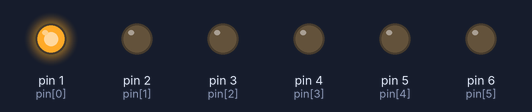
A sketch run on a simulated Arduino Uno, built with avr-gcc and run on an emulated ATmega328P. Parts: output pins drawn as LEDs (lit = HIGH).

Above: at 0.05 s.
At 0.55 s:
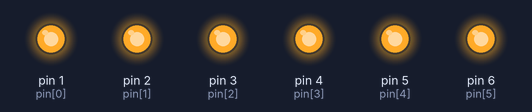
At 0.75 s:
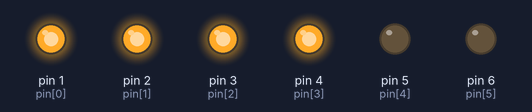
At 1.45 s:
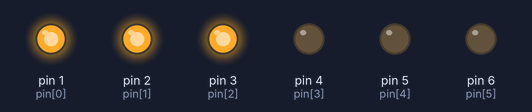
At 2.15 s:
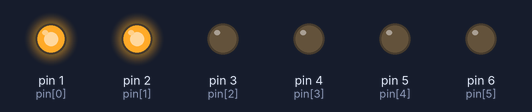
At 2.85 s:
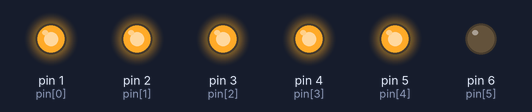
Timing chart, 0 to 3.1 s (numbered marks = the images above):
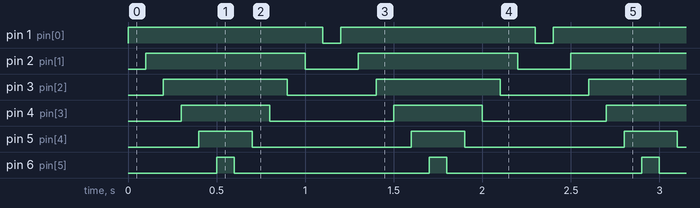

Measured:
- by itself, pin 1 (pin[0]): alternates HIGH for 1.1 s and LOW for 0.10 s
- by itself, pin 2 (pin[1]): alternates HIGH for 0.90 s and LOW for 0.30 s
- by itself, pin 3 (pin[2]): alternates HIGH for 0.70 s and LOW for 0.50 s
- by itself, pin 4 (pin[3]): alternates HIGH for 0.50 s and LOW for 0.70 s
- by itself, pin 5 (pin[4]): alternates HIGH for 0.30 s and LOW for 0.90 s
- by itself, pin 6 (pin[5]): alternates HIGH for 0.10 s and LOW for 1.1 s

The sketch:

webclient.ino
```cpp
// ce programme allulme les leds une par une
int pin[6]={1,2,3,4,5,6};
int temp0=100; //tempo pour allumer les leds
int temp1=100; // tempo pour eteindre

void setup(){
for (int i = 0 ; i<=5 ; i++){
pinMode(pin[i], OUTPUT);
}
}

void loop(){
for (int i = 0 ; i<=5 ; i++){ // boucle for pour allumer les leds une par une
digitalWrite(pin[i], HIGH);
delay(temp0);
}
for (int i = 5 ; i>=0 ; i--){
digitalWrite(pin[i], LOW);
delay(temp1);
}
}
```
